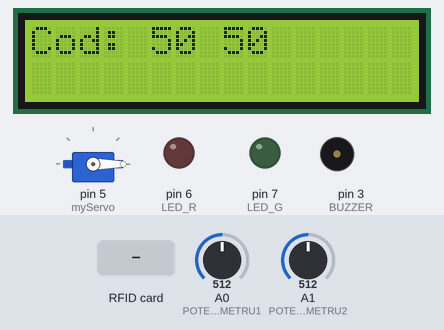
A sketch run on a simulated Arduino Uno, built with avr-gcc and run on an emulated ATmega328P. On the bench: servo, 16×2 character LCD, output pins drawn as LEDs (lit = HIGH), buzzer (waves = sounding). Inputs (shaded band) come from the test bench; at power-on: A0 (POTENTIOMETRU1) = 512, A1 (POTENTIOMETRU2) = 512. Pins used as bus, display or sensor lines are not drawn.

Above: at 6.4 s.
6.5 s: RFID card 23 66 D9 10 held to the reader
At 11.6 s:
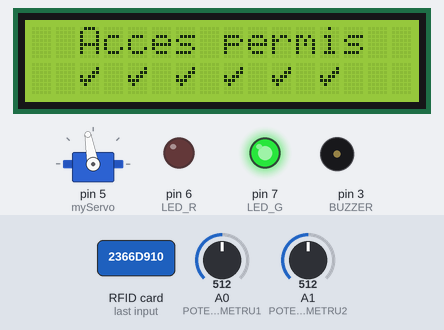
14.5 s: A0 (POTENTIOMETRU1) set to 716
At 20.5 s:
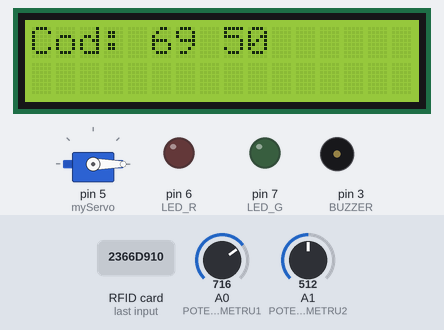
22.6 s: RFID card 5E 7A 19 C4 held to the reader
At 26.2 s:
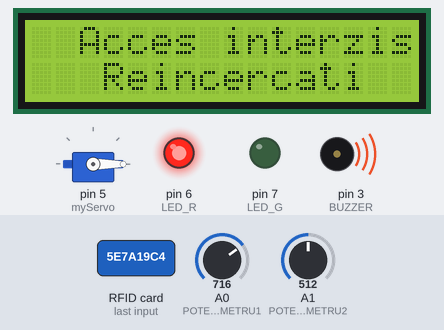
30.2 s: A1 (POTENTIOMETRU2) set to 716
At 32.0 s:
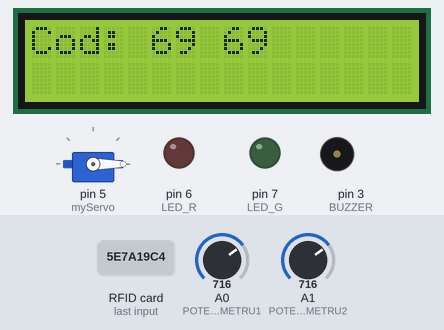
Timing chart, 0 to 33.5 s (numbered marks = the images above; inputs shaded):
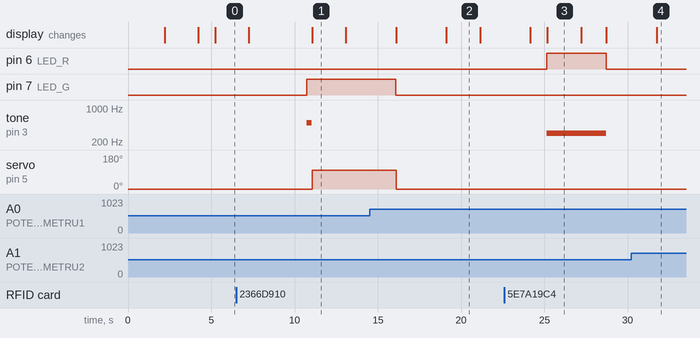

Measured:
- after the input at 6.5 s, pin 7 (LED_G): LOW → HIGH after 4.2 s; tone on pin 3 (BUZZER): silent → 500 Hz after 4.2 s, → silent 0.30 s later; servo on pin 5 (myServo): 0° → 100° after 4.6 s; the display: first differs from a run without the input after 4.6 s (image 1)
- after the input at 22.6 s, pin 6 (LED_R): LOW → HIGH after 2.6 s, → LOW 3.6 s later; tone on pin 3 (BUZZER): silent → 300 Hz after 2.6 s, → silent 3.6 s later; the display: first changes after 1.6 s (image 3 shows a later state)
- what the display in image 1 shows lasts 2.0 s, from 11.1 s to 13.1 s

The sketch:

program.ino
```cpp
#include <SPI.h>
#include <MFRC522.h>
#include <Servo.h>
#include <Wire.h>
#include <LiquidCrystal_I2C.h>

#define SS_PIN 10
#define RST_PIN 9

// led verde : pin 7
#define LED_G 7

// led rosu : pin 6
#define LED_R 6

// buzzer : pin 3
#define BUZZER 3

// potentiometru 1 : pin A0
#define POTENTIOMETRU1 A0

// potentiometru 2 : pin A1
#define POTENTIOMETRU2 A1

// creare instanta MFRC522
MFRC522 mfrc522(SS_PIN, RST_PIN);

// creare servo motor
Servo myServo;

// ecran LCD
LiquidCrystal_I2C lcd(0x27, 16, 2);

// stare seif : blocat False, deschis True
volatile bool stare;

// cod introdus prin intermediul potentiometrelor;
String cod;

// numar de incercari gresite
volatile int nr;

volatile int aux = 0;

// valori citite prin intermediul potentiometrelor
int val1, val2;

const byte Speaker[8] = {
0b00001,
0b00011,
0b01111,
0b01111,
0b01111,
0b00011,
0b00001,
0b00000
};

const byte Heart[8] = {
0b00000,
0b01010,
0b11111,
0b11111,
0b01110,
0b00100,
0b00000,
0b00000
};

const byte Check[8] = {
0b00000,
0b00001,
0b00011,
0b10110,
0b11100,
0b01000,
0b00000,
0b00000
};

const byte Lock[8] = {
0b01110,
0b10001,
0b10001,
0b11111,
0b11011,
0b11011,
0b11111,
0b00000
};

void stare_seif() {
  lcd.clear();
  if(stare == true) {
    lcd.setCursor(0, 0);
    lcd.print("Seif deschis");
  } else {
    lcd.setCursor(0, 0);
    lcd.print("Seif inchis");
    // afisare caracterele speciale pe LCD
    for(int i = 0; i <= 10; i = i + 2) {
      lcd.setCursor(i, 1);
      lcd.write(3);
    }
  }
}

void afisare_mesaj_cod() {
  lcd.clear();
  lcd.setCursor(0, 0);
  lcd.print("Introduceti cod");
  delay(1000);
}

void afisare_mesaj_card() {
  lcd.clear();
  lcd.setCursor(0, 0);
  lcd.print("Apropiati card");
  delay(1000);
}

void acces_depasit() {
  lcd.clear();
  lcd.setCursor(0, 0);
  lcd.print("Cod/Card gresit");
  lcd.setCursor(1, 1);
  lcd.print("De trei ori");

  delay(2000);

  lcd.clear();
  lcd.setCursor(0, 0);
  lcd.print("Folositi card");
  lcd.setCursor(1, 1);
  lcd.print("Pt deblocare");

  delay(2000);

  while(1) {
    digitalWrite(LED_R, HIGH);
    tone(BUZZER, 300);

    delay(50);

    digitalWrite(LED_R, LOW);
    noTone(BUZZER);
    delay(50);

    lcd.clear();
    for(int i = 0; i <= 6; i = i + 2) {
      lcd.setCursor(i, 0);
      lcd.write(0);
    }

    for(int i = 0; i <= 8; i = i + 2) {
      lcd.setCursor(i, 1);
      lcd.write(0);
    }

    if(!mfrc522.PICC_IsNewCardPresent()) {
      continue;
    }
    if(!mfrc522.PICC_ReadCardSerial()) {
      continue;
    }
    String content = "";
    byte letter;
    for(byte i = 0; i < mfrc522.uid.size; i++) {
      content.concat(String(mfrc522.uid.uidByte[i] < 0x10 ? " 0" : " "));
      content.concat(String(mfrc522.uid.uidByte[i], HEX));
    }
    content.toUpperCase();
    if(content.substring(1) == "23 66 D9 10") {
      lcd.clear();
      lcd.setCursor(0, 0);
      lcd.print("Deblocat");
      delay(1000);
      acces_permis();
      break;
    } else {
        lcd.clear();
        lcd.setCursor(0, 0);
        lcd.print("Card gresit");
        delay(1000);
    }
  }
}

void acces_permis() {
  nr = 0;
  delay(500);
  digitalWrite(LED_G, HIGH);
  tone(BUZZER, 500);
  delay(300);
  noTone(BUZZER);
  myServo.write(100);

  lcd.clear();
  lcd.setCursor(2, 0);
  lcd.print("Acces permis");
  for(int i = 2; i <= 12; i = i + 2) {
    lcd.setCursor(i, 1);
    lcd.write(2);
  }
  delay(2000);

  stare = 1;
  stare_seif();
  delay(3000);

  myServo.write(0);
  digitalWrite(LED_G, LOW);
}

void acces_nepermis() {
  digitalWrite(LED_R, HIGH);
  tone(BUZZER, 300);

  lcd.clear();
  lcd.setCursor(2, 0);
  lcd.print("Acces interzis");
  lcd.setCursor(3, 1);
  lcd.print("Reincercati");
  delay(2000);

  stare = 0;
  stare_seif();
  delay(1500);

  digitalWrite(LED_R, LOW);
  noTone(BUZZER);
}

void setup() {
  // initializare comunicatie seriala
  Serial.begin(9600);

  // initializare magistrala SPI
  SPI.begin();

  // initializare MFRC522
  mfrc522.PCD_Init();

  // Pini servomotor
  myServo.attach(3);
  myServo.attach(5);
  // Pozitia de start a servomotorului
  myServo.write(0);

  // initializare leduri
  pinMode(LED_G, OUTPUT);
  pinMode(LED_R, OUTPUT);

  // potentiometre

  pinMode(POTENTIOMETRU1, INPUT);
  pinMode(POTENTIOMETRU2, INPUT);

  // intializare buzzer
  pinMode(BUZZER, OUTPUT);
  noTone(BUZZER);

  // afisare text de inceput
  lcd.init();
  lcd.backlight();

  // caractere speciale
  lcd.createChar(0, Speaker);
  lcd.createChar(1, Heart);
  lcd.createChar(2, Check);
  lcd.createChar(3, Lock);

  lcd.setCursor(0, 0);
  lcd.print("Bine ati venit");
  // afisare caracterele speciale pe LCD
  for(int i = 2; i <= 12; i = i + 2) {
    lcd.setCursor(i, 1);
    lcd.write(1);
  }
  delay(2000);
  // afisare stare curenta a seifului
  stare_seif();
  delay(2000);

  // afisare posibilitata initiala de acces la seif
  afisare_mesaj_cod();

  // stare initiala a seifului : inchis
  stare = false;
  nr = 0;

  // citire valori potentiometre

  val1 = map(analogRead(POTENTIOMETRU1), 0, 1023, 0, 100);
  val2 = map(analogRead(POTENTIOMETRU2), 0, 1023, 0, 100);

  cod = "Cod: ";
  cod = cod + val1 + " ";
  cod = cod + val2;
}
void citire_cod() {
  val1 = map(analogRead(POTENTIOMETRU1), 0, 1023, 0, 100);
  val2 = map(analogRead(POTENTIOMETRU2), 0, 1023, 0, 100);

  cod = "Cod: ";
  cod = cod + val1 + " ";
  cod = cod + val2;
}
void loop() {
  if(val1 + val2 <= 15) {
    afisare_mesaj_cod();
    delay(1000);
    lcd.clear();
    lcd.setCursor(0, 0);
    lcd.print(cod);
    delay(2000);
  }

  if(val1 + val2 >= 50 && val1 + val2 <= 150) {
    // cod corect
    // afisare cod introdus
    aux++;
    if(aux == 1) {
      lcd.clear();
      lcd.setCursor(0, 0);
      lcd.print(cod);
      delay(2000);
    }

    // afisare mesaj pt card
    afisare_mesaj_card();
    delay(2000);
    if(!mfrc522.PICC_IsNewCardPresent()) {
      return;
    }
    if(!mfrc522.PICC_ReadCardSerial()) {
      return;
    }

    String content = "";
    byte letter;
    for(byte i = 0; i < mfrc522.uid.size; i++) {
      content.concat(String(mfrc522.uid.uidByte[i] < 0x10 ? " 0" : " "));
      content.concat(String(mfrc522.uid.uidByte[i], HEX));
    }
    content.toUpperCase();
    if(content.substring(1) == "23 66 D9 10") {
      acces_permis();
    } else {
      lcd.clear();
      lcd.setCursor(0, 0);
      lcd.print("Card gresit");
      delay(1000);
      nr++;
      if(nr == 3) {
        // avertizare sonora si vizuala mai accentuata
        acces_depasit();
      } else {
        acces_nepermis();
      }
    }
  } else if (val1 + val2 >= 16 && val1 + val2 < 50){
    // afisare cod gresit
    lcd.clear();
    lcd.setCursor(0, 0);
    lcd.print(cod);
    lcd.setCursor(0, 1);
    lcd.print("Reincercati");
    delay(1000);
    nr++;
    if(nr == 3) {
      // avertizare sonora si vizuala mai accentuata
      acces_depasit();
    } else {
      acces_nepermis();
    }
  }
  aux = 0;
  afisare_mesaj_cod();
  delay(2000);
  citire_cod();
  mfrc522.PICC_HaltA();
  mfrc522.PCD_StopCrypto1();
}
```
